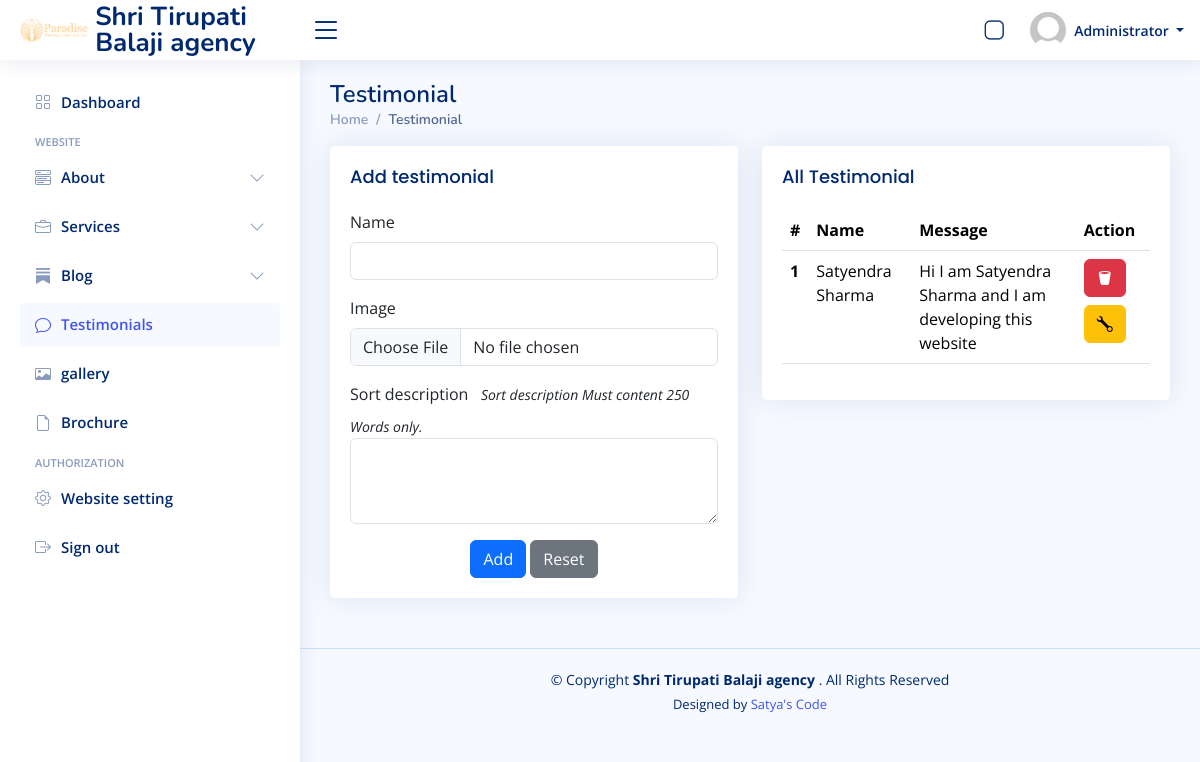
Page /manage/index.php?page=testimonial (signed in) on the committed database.
### tables this page shows
CREATE TABLE `testimonial` (
  `id` int(11) NOT NULL,
  `name` text NOT NULL,
  `image` text NOT NULL,
  `text` text NOT NULL,
  `date` datetime NOT NULL DEFAULT current_timestamp()
);

### manage/testimonial.php (the view, shortened to what this page needs)
<div class="row">
    <div class="col-lg-6">
        <div class="card">
            <div class="card-body">
                <h5 class="card-title">Add testimonial</h5>
                <form action="" method="post" enctype="multipart/form-data" class="row g-3">
                    <div class="col-12">
                        <label for="inputNanme4" class="form-label">Name</label>
                        <input type="text" class="form-control" name="name" id="inputNanme4" required>
                    </div>
                    <div class="col-12">
                        <label for="inputEmail4" class="form-label">Image</label>
                        <input type="file" class="form-control" name="image" id="inputEmail4" required>
                    </div>
                    <div class="col-12">
                        <label for="inputAddress" class="form-label">Sort description</label> &nbsp;
                        <Small>
                            <i>
                                <?php if ($wordCountmsg != "") {
                                    echo $wordCountmsg;
                                } else {
                                    echo "Sort description Must content 250 Words only.";
                                } ?>
                            </i>
                        </Small>
                        <textarea class="form-control" name="stext" id="stext" cols="30" rows="3" required></textarea>
                    </div>
                    <div class="text-center">
                        <input type="submit" name="submit" class="btn btn-primary" value="Add">
                        <button type="reset" class="btn btn-secondary">Reset</button>
                    </div>
                </form>
            </div>
        </div>
    </div>
    <div class="col-lg-6">
        <div class="card">
            <div class="card-body">
                <h5 class="card-title">All Testimonial</h5>
                <table class="table">
                    <thead>
                        <tr>
                            <th>#</th>
                            <th>Name</th>
                            <th> Message</th>
                            <th>Action</th>
                        </tr>
                    </thead>
                    <tbody>
                        <?php
                        $i = 1;
                        $qry = $conn->query("SELECT * FROM `testimonial`");
                        while ($row = $qry->fetch_assoc()) {
                            ?>
                            <tr>
                                <th scope="row">
                                    <?= $i++ ?>
                                </th>
                                <td>
                                    <?php echo ucwords($row['name']) ?>
                                </td>
                                <td>
                                    <?php echo $row['text'] ?>
                                </td>
                                <td>
                                    <a href="./index.php?page=testimonial&id=<?= $row['id'] ?>"
                                        class="btn btn-danger mb-2"><i class="bi bi-trash2-fill"></i></a>
                                    <a href="./index.php?page=update_testimonial&id=<?= $row['id'] ?>"
                                        class="btn btn-warning"><i class="bi bi-wrench"></i></i></a>
                                </td>
                            </tr>
                            <?php
                        }
                        ?>
                    </tbody>
                </table>
            </div>
        </div>
    </div>
</div>

### manage/assets/css/style.css (style rules this page uses)
:root { scroll-behavior: smooth; }
body { font-family: "Open Sans", sans-serif; background: #f6f9ff; color: #444444; }
a { color: #4154f1; text-decoration: none; }
h1, h2, h3, h4, h5, h6 { font-family: "Nunito", sans-serif; }
.card { margin-bottom: 30px; border: none; border-radius: 5px; box-shadow: 0px 0 30px rgba(1, 41, 112, 0.1); }
.card-title { padding: 20px 0 15px 0; font-size: 18px; font-weight: 500; color: #012970; font-family: "Poppins", sans-serif; }
.card-body { padding: 0 20px 20px 20px; }

### rows in the picture
testimonial: name "Satyendra Sharma", text "Hi I am Satyendra Sharma and I am developing this website"

### other values in the picture
$_SESSION['website_info']['website_name'] "Shri Tirupati Balaji agency"
$_SESSION['loggedin_user'] "Administrator"
$title "Testimonial"
